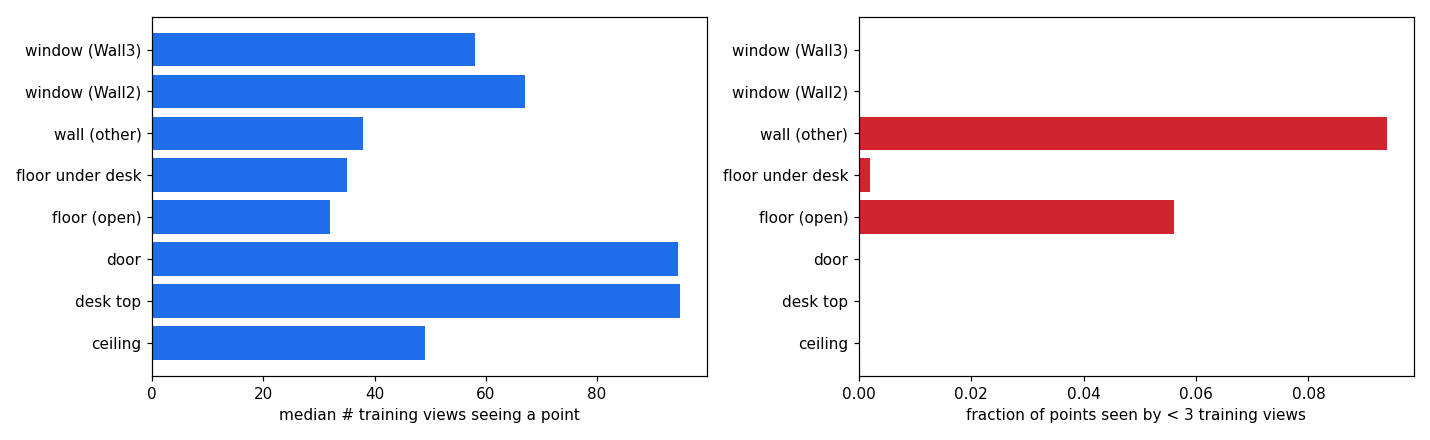

Recreate this plot in Python.
"""(5) Coverage per surface: sample points every 5 cm on the RoomPlan surfaces (door, the two
window openings, the rest of the walls, ceiling (at the LiDAR ceiling, z 1.40 = 2.67 m; RoomPlan says 2.7-2.94), open floor, floor under the desk, desk top) and,
for every TRAINING camera of v2 (q600, 637), test frustum + LiDAR-depth occlusion (visible if the
point is no more than 10 cm behind the frame's own depth at that pixel; no depth -> not counted).
Per surface: views per point, closest view distance, finest sampling at the 1440-px training
width (mm per pixel), and the blur of the sharpest view of the point.
Writes coverage.json, coverage.png."""
import json
from pathlib import Path
import numpy as np
from PIL import Image
import matplotlib; matplotlib.use("Agg"); import matplotlib.pyplot as plt
from litereality_agent.pipeline.evaluate import fidelity as fd
from litereality_agent.pipeline.quickroom.roomplan import parse_room
HERE = Path(__file__).resolve().parent
Q = Path.home() / "LiteReality-scans/stray_atrium_q600"
plan = parse_room(Q)
fz = plan.floor_z
STEP = 0.05
pts, lab = [], []
def add(P, name):
    pts.append(np.asarray(P)); lab.extend([name] * len(P))
# walls + openings
for w in plan.walls.values():
    s, e = np.array(w.start), np.array(w.end); Lw = np.linalg.norm(e - s); a = (e - s) / Lw
    n = np.array([-a[1], a[0]])
    for t in np.arange(STEP / 2, Lw, STEP):
        for h in np.arange(STEP / 2, w.height, STEP):
            name = "wall (other)"
            for op in plan.openings.values():
                if op.wall == w.name and abs(t - op.offset) < op.width / 2 and op.sill <= h <= op.sill + op.height:
                    name = "door" if op.kind == "door" else f"window ({w.name})"
            p = s + a * t
            add([[p[0], p[1], fz + h]], name)
# floor / ceiling polygon
from matplotlib.path import Path as MPath
poly = np.array([[0.5232, 2.6491], [1.9705, 0.8054], [-0.8075, -1.3755], [-2.2549, 0.4681]])
mp = MPath(poly)
xs = np.arange(poly[:, 0].min(), poly[:, 0].max(), STEP); ys = np.arange(poly[:, 1].min(), poly[:, 1].max(), STEP)
G = np.array([[x, y] for x in xs for y in ys]); G = G[mp.contains_points(G, radius=-0.02)]
tb = plan.objects["Table0"]; c = np.array(tb.center[:2]); yaw = np.radians(tb.yaw)
Rz = np.array([[np.cos(yaw), -np.sin(yaw)], [np.sin(yaw), np.cos(yaw)]])
loc = (G - c) @ Rz  # into table axes
under = (np.abs(loc[:, 0]) < tb.size[0] / 2) & (np.abs(loc[:, 1]) < tb.size[1] / 2)
add(np.c_[G[~under], np.full((~under).sum(), fz + 0.005)], "floor (open)")
add(np.c_[G[under], np.full(under.sum(), fz + 0.005)], "floor under desk")
add(np.c_[G[under], np.full(under.sum(), tb.center[2] + tb.size[2] / 2)], "desk top")
add(np.c_[G, np.full(len(G), 1.40)], "ceiling")
P = np.concatenate(pts); lab = np.array(lab)
print("points", len(P), {k: int((lab == k).sum()) for k in np.unique(lab)})
blur = np.load(HERE / "blur_arrays.npz")["Lest"]
nview = np.zeros(len(P), int); nblur4 = np.zeros(len(P), int); blursum = np.zeros(len(P)); dmin = np.full(len(P), np.inf); best_blur = np.full(len(P), np.inf)
f1440 = None
for j in sorted(Q.glob("frame_*.json")):
    m = json.loads(j.read_text()); pose = fd.camera_pose(m["cameraPoseARFrame"]); K = np.array(m["intrinsics"]).reshape(3, 3)
    f1440 = K[0, 0] * 1440 / 1920
    dpath = Q / f"depth_{j.stem[6:]}.png"
    if not dpath.is_file():
        continue
    D = np.asarray(Image.open(dpath), dtype=np.float32) / 1000.0; dh, dw = D.shape
    pc = (P - pose[:3, 3]) @ pose[:3, :3]
    x, y, z = pc[:, 0], -pc[:, 1], -pc[:, 2]
    ok = z > 0.1
    u = np.where(ok, K[0, 0] * x / np.maximum(z, 1e-6) + K[0, 2], -1); v = np.where(ok, K[1, 1] * y / np.maximum(z, 1e-6) + K[1, 2], -1)
    ok &= (u >= 0) & (u < 1920) & (v >= 0) & (v < 1440)
    iu = np.clip((u * dw / 1920).astype(int), 0, dw - 1); iv = np.clip((v * dh / 1440).astype(int), 0, dh - 1)
    d = D[iv, iu]
    vis = ok & (d > 0) & (z <= d + 0.10)
    dist = np.linalg.norm(P - pose[:3, 3], axis=1)
    nview += vis
    dmin = np.where(vis, np.minimum(dmin, dist), dmin)
    b = blur[int(m["stray"]["video_frame"])]
    best_blur = np.where(vis, np.minimum(best_blur, b), best_blur)
    nblur4 += vis & (b >= 4); blursum += vis * b
out = {"f_train_1440_px": round(float(f1440), 1), "visibility_rule": "in frustum, LiDAR depth valid, point <= depth + 10 cm", "surfaces": {}}
for k in np.unique(lab):
    s = lab == k; seen = s & (nview > 0)
    mm = 1000 * dmin[seen] / f1440
    out["surfaces"][k] = {"points": int(s.sum()), "frac_unseen": round(float(np.mean(nview[s] == 0)), 3),
                          "frac_lt3_views": round(float(np.mean(nview[s] < 3)), 3),
                          "views_median": float(np.median(nview[s])),
                          "closest_view_m_median": round(float(np.median(dmin[seen])), 2) if seen.any() else None,
                          "finest_mm_per_px_at_1440_median": round(float(np.median(mm)), 2) if seen.any() else None,
                          "sharpest_view_blur_px1920_median": round(float(np.median(best_blur[seen])), 2) if seen.any() else None,
                          "mean_view_blur_px1920_median": round(float(np.median(blursum[seen] / nview[seen])), 2) if seen.any() else None,
                          "frac_views_blur_ge_4px_median": round(float(np.median(nblur4[seen] / nview[seen])), 3) if seen.any() else None}
(HERE / "coverage.json").write_text(json.dumps(out, indent=1))
print(json.dumps(out, indent=1))
ks = list(out["surfaces"]); fig, ax = plt.subplots(1, 2, figsize=(13, 4))
ax[0].barh(ks, [out["surfaces"][k]["views_median"] for k in ks], color="#1f6feb"); ax[0].set_xlabel("median # training views seeing a point")
ax[1].barh(ks, [out["surfaces"][k]["frac_lt3_views"] for k in ks], color="#d1242f"); ax[1].set_xlabel("fraction of points seen by < 3 training views")
fig.tight_layout(); fig.savefig(HERE / "coverage.png", dpi=110)
